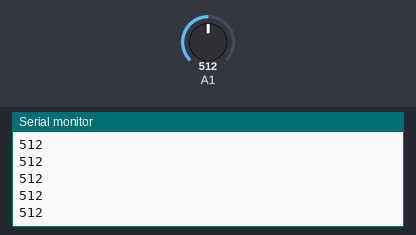
Simulated run of this sketch. Board: Arduino Uno, built with avr-gcc and run on an emulated ATmega328P. Shown: the last lines printed to the serial monitor. The inputs (shaded band) are chosen by the test bench; at power-on: A1 = 512.

Above: at 1.2 s.
1.3 s: A1 set to 716
At 1.8 s:
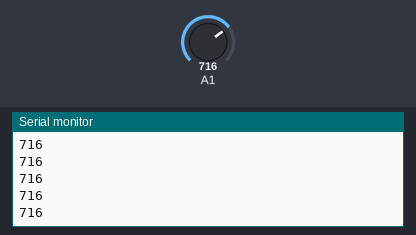
2.8 s: A1 set to 900
At 3.8 s:
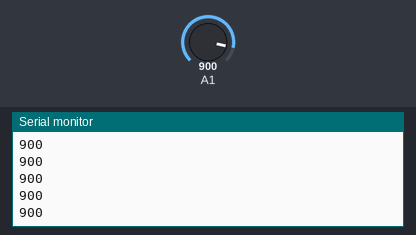
Timing chart, 0 to 5.8 s (numbered marks = the images above; inputs shaded):
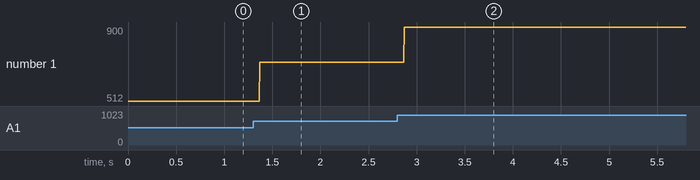

The sketch:

voltmeter_test.ino
```cpp
void setup() {
  // put your setup code here, to run once:
  Serial.begin(9600);
}

void loop() {
  // put your main code here, to run repeatedly:
  Serial.println(analogRead(A1));
 delayMicroseconds(30);
}
```

Measured:
- after the input at 1.3 s, the serial monitor: prints a new line after 0.07 s (image 1)
- after the input at 2.8 s, the serial monitor: prints a new line after 0.07 s (image 2)
- plotted number 1: 512 → 716 after the input at 1.3 s, 716 → 900 after the input at 2.8 s
